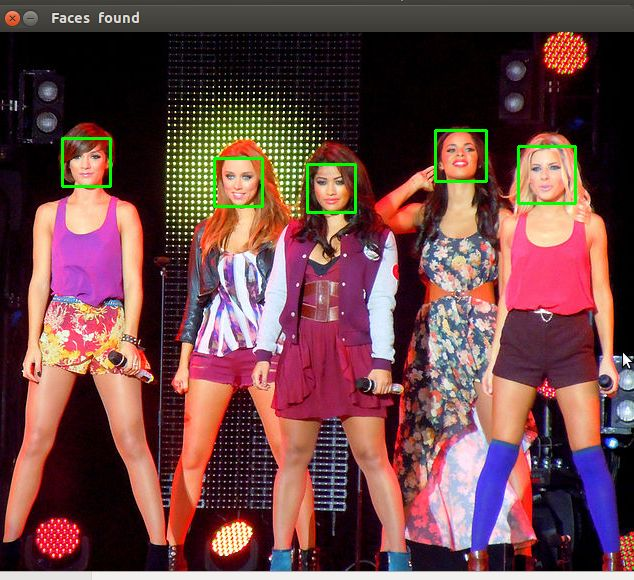
#> input picture little_mix_right.jpg, 634 x 580 px
$ python ImageTransfer.py --image little_mix_right.jpg
#> lines starting #> are read from the running program, lines starting #| are printed output that depends on the picture
#> further down, original is the input picture: shape (580, 634, 3); mean B, G, R 71.1, 70.2, 109.2
import cv2
import numpy as np
from matplotlib import pyplot as plt
import argparse
import random
from datetime import datetime

# 이미지의 위치를 shift시키는 함수
def transLocation(img):
    img = cv2.resize(img, dsize=(224, 224))
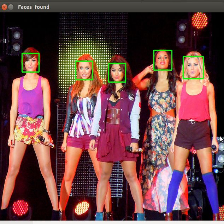
#> img: shape (224, 224, 3); mean of channels 0, 1, 2 70.9, 70, 108.9; drawn as B, G, R
    h, w = img.shape[:2]
#> h = 224; w = 224

    x = random.randint(-30, 30)
    y = random.randint(-30, 30)

    M = np.float32([[1, 0, x], [0, 1, y]])
    newImg = cv2.warpAffine(img, M, (w, h))
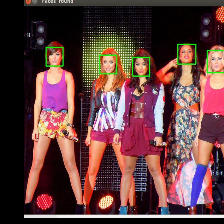
#> newImg: shape (224, 224, 3); mean of channels 0, 1, 2 62.6, 62.6, 98; drawn as B, G, R

    # print('x = '+ str(x), 'y = ' + str(y))
    return newImg
# 이미지의 각도를 변화시키는 함수
def transAngle(img):
    img = cv2.resize(img, dsize=(224, 224))
    h, w = img.shape[:2]
#> h = 224; w = 224

    d = random.randint(-45, 45)

    M = cv2.getRotationMatrix2D((w/2, h/2), d, 1)
    newImg = cv2.warpAffine(img, M, (w, h))
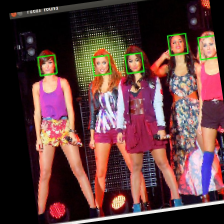
#> newImg: shape (224, 224, 3); mean of channels 0, 1, 2 60.9, 60.9, 96; drawn as B, G, R

    # print('d = ' + str(d))
    return newImg

# 이미지의 원근을 변화시키는 함수
def transPerspective(img):
    img = cv2.resize(img, dsize=(224, 224))
    h, w = img.shape[:2]
#> h = 224; w = 224

    L1 = []
    L2 = []
    for i in range(4):
        L1.append(random.randint(10, 40))
        L2.append(random.randint(194, 254))

    pts1 = np.float32([[0, 0], [224, 0], [0, 224], [224, 224]])
    pts2 = np.float32([[L1[0], L1[1]], [L2[0], L1[2]], [L1[3], L2[1]], [L2[2], L2[3]]])
    M = cv2.getPerspectiveTransform(pts1, pts2)
    newImg = cv2.warpPerspective(img, M, (w, h))
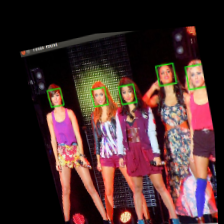
#> newImg: shape (224, 224, 3); mean of channels 0, 1, 2 45.6, 45.8, 72.5; drawn as B, G, R

    # print('L1 = ' + str(L1) + ',\t', 'L2 = ' + str(L2))
    return newImg
# 이미지의 밝기를 변화시키는 함수
def adjust_gamma(img):
    g = [0.5, 1.5, 2, 2.5, 3]
    gamma = random.choice(g)

    invGamma = 1.0 / gamma
    table = np.array([((i / 255.0) ** invGamma) * 255
        for i in np.arange(0, 256)]).astype("uint8")

    # print('gamma = ' + str(gamma))
    return cv2.LUT(img, table)
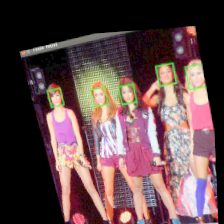
#> returned value: shape (224, 224, 3); mean of channels 0, 1, 2 74.5, 72.4, 97.4; drawn as B, G, R

ap = argparse.ArgumentParser()
ap.add_argument("-i", "--image", required=True, help="path to input image")
args = vars(ap.parse_args())

original = cv2.imread(args["image"])

transImage = transLocation(original)
transImage = transAngle(transImage)
transImage = transPerspective(transImage)
transImage = adjust_gamma(transImage)

# 이미지 저장
cv2.imwrite('data/train/Oface/' + str(datetime.now()) + '.jpg', transImage)

$ run again, on abba.png
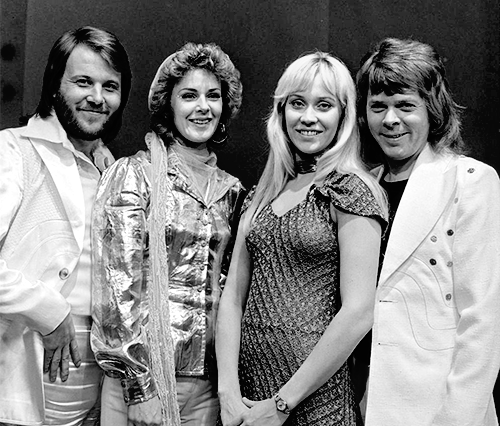
#> input picture abba.png, 500 x 426 px
#> original is the input picture: shape (426, 500, 3); min 0, max 255, mean 130.8
#> in transPerspective, `newImg = cv2.warpPerspective(img, M, (w, h))`:
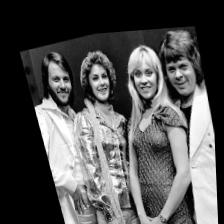
#> newImg: shape (224, 224, 3); min 0, max 255, mean 82.2
#> in adjust_gamma, `return cv2.LUT(img, table)`:
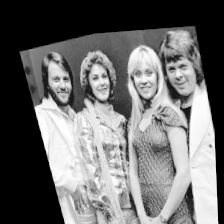
#> returned value: shape (224, 224, 3); min 0, max 255, mean 108.7
